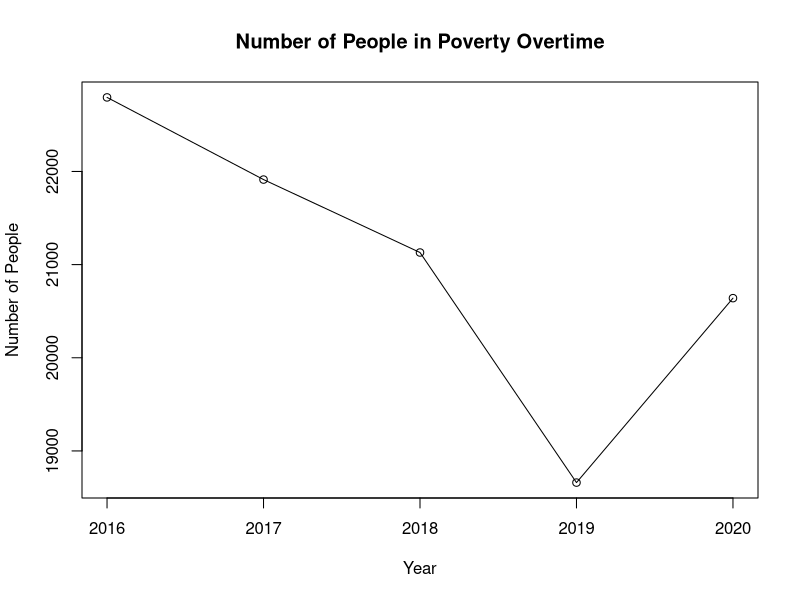

The R source for this figure: (Note: this script raises an error after producing the figure.)
library(tidyverse)
library(readxl)

poverty_data <-
  read_excel(
    path = "data/tableB-5.xls",
    col_names = c("year", "ppl_in_poverty"),
    col_types = c("numeric","skip", "skip", "skip", "skip", "skip", "skip", "skip", "numeric","skip","skip","skip","skip"),
    skip = 9,
    n_max = 6
  ) %>% 
  filter(year != 2017) %>% 
  mutate(year = ifelse(year == 20171, 2017, year)) %>% 
  print()

graph <- plot(poverty_data, type = "o", xlab="Year",ylab="Number of People",
              main="Number of People in Poverty Overtime")

ggplot(data = poverty_data, 
       mapping = aes(x = year, y = ppl_in_poverty)) +
  geom_line(color= "blue", size=0.7) + 
  geom_point(color= year, size=2.2) +
  labs(
    x = "Year",
    y = "Number of People",
    title = "Change in Poverty",
    subtitle = "US Census Data"
  )

